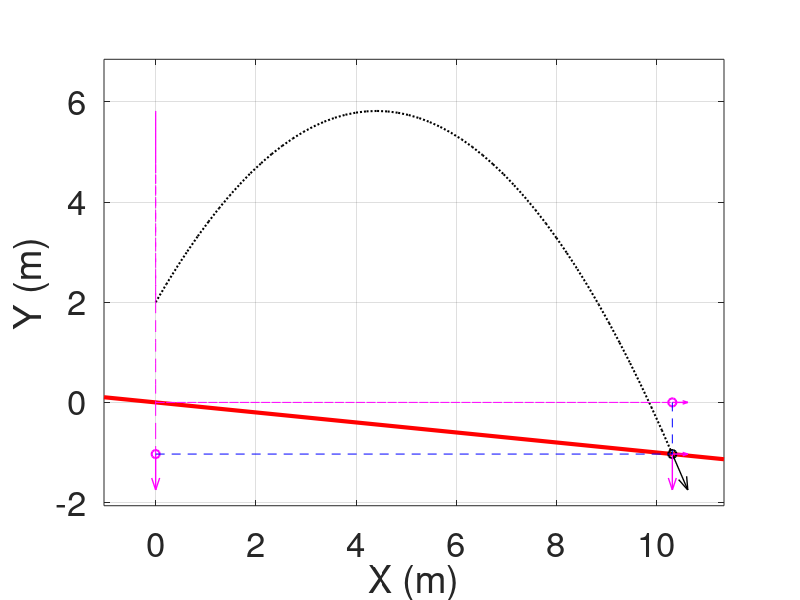

MATLAB code to generate this figure:
% DEMONSTRATING PROJECTILE MOTION WITHOUT AIR RESISTANCE
% units: N, m, s
% the y-axis is upward
% created by: Duc Dao
% Github link: https://github.com/daolongduc/Summer-Project-2023/blob/main/ProjectileMotion/ProjectileMotion_NoAirResistance.m
%================================
clear; % clear all variables, if any
close all; % close all figures, if any
%================================
% INPUTS
g = 9.82; % gravitational acceleration
x0 = 0; y0 = 2; % initial coordinates
v0 = 10; % initial velocity
alpha = +60; % angle between the x-axis and v0 (deg), -90< alpha < 90
%---- the equation of the ground plan is y = ax + b, where:
a = -0.1;
b = 0;
% END OF INPUTS
%================================
% FOR PLOTTING
object_line_thickness = 1.5;
trajectory_line_thickness = 1.5;
velocity_line_thickness = 1.0;
ground_line_thickness = 3.0;
ref_line_thickness = 0.5;
%================================
% PROCESSING
if (alpha > 90) || (alpha <-90) % if alpha is out of (-90,90) then stop
  disp('alpha must belong to [-90;90]');
  return;
end
v0x = v0*cos(alpha*pi/180); % the x-component of v0
v0y = v0*sin(alpha*pi/180); % the y-component of v0
if (v0x == 0) % free fall case
  tm = (v0y + sqrt(v0y^2 - 2*g*(b-y0)))/g; % flying time
else % incline projectile motion
  A = g/2/v0x^2;
  B = v0y/v0x + g*x0/v0x^2 - a;
  C = y0 - v0y/v0x*x0 - g*x0^2/2/v0x^2 - b;
  xm = (B + sqrt(B^2 + 4*A*C))/2/A; % intersection between the ground and the projectile
  tm = (xm - x0)/v0x; % flying time
end
if (~(isreal(tm)) || tm <=0)
  disp('Check initial condition. The object cannot fly!');
  return;
end
t= linspace(0,tm,50); % create a time series which contains 50 instances with a constant interval
x = x0 + v0x*t; % x-coordinate during t
y = y0 + v0y*t - g/2*t.^2; % y-coordinate during t
vx = v0x*ones(1,length(t)); % vx during t
vy = v0y - g*t; % vy during t
%=================================
% PLOTTING
figure; % create a new figure for plotting
%---- Specify the plotting area
maxlength = max(xm-x0,max([y,b])-min([y,b]));
xmin = x0 - 0.1*maxlength; % coordinate limit for defining the plot area
xmax = xm + 0.1*maxlength; % coordinate limit for defining the plot area
ymin = min([y,b])-0.1*maxlength; % coordinate limit for defining the plot area
ymax = max([y,b])+0.1*maxlength; % coordinate limit for defining the plot area
%---- Plot the ground surface
xg = [xmin,xmax]; % the x-coordinate of the ground surface
yg = a*xg + b; % the y-coordinate of the ground surface
plot(xg,yg,'r-','linewidth',ground_line_thickness); % plot ground line
hold 'on'; % do not clear the old objects when a new object is being plotted
%---- Specify the length of the velocity vectors for display
arrowlength = 0.07*max(xmax-xmin,ymax-ymin); % max length of the velocity vector
sf = arrowlength/max(sqrt(vx.^2+vy.^2)); % a scale factor to the velocity
% the above two commands calculate a scale factor (sf) to the velocity such that
% the max length of the velocity vector equals 0.07 times the maximum side of the plotting window.
%---- Plot the projectile at the initial location
plotted_object_in_x = scatter(x(1),0,'m','linewidth',object_line_thickness); % projection of the projectile on the x-axis
plotted_object_in_y = scatter(0,y(1),'m','linewidth',object_line_thickness); % projection of the projectile on the y-axis
plotted_object = scatter(x(1),y(1),'k','linewidth',object_line_thickness); % plot the initial location of the projectile
plotted_vx = quiver(x(1),0,sf*vx(1),0,'m-','linewidth',velocity_line_thickness); % plot the v0x on the x-axis
plotted_vy = quiver(0,y(1),0,sf*vy(1),'m-','linewidth',velocity_line_thickness); % plot the v0y on the y-axis
plotted_ref_x = plot([0,x(1)],[y(1),y(1)],'b--','linewidth',ref_line_thickness); % reference line
plotted_ref_y = plot([x(1),x(1)],[0,y(1)],'b--','linewidth',ref_line_thickness); % reference line
plotted_V = quiver(x(1),y(1),sf*vx(1),sf*vy(1),'k-','linewidth',velocity_line_thickness); % plot the v0 vector
plotted_Vx = quiver(x(1),y(1),sf*vx(1),0,'m-','linewidth',velocity_line_thickness); % plot the v0x on the projectile
plotted_Vy = quiver(x(1),y(1),0,sf*vy(1),'m-','linewidth',velocity_line_thickness); % plot the v0y on the projectile
%---- Add components and configure the plot
xlabel('X (m)'); % the label of the x-axis
ylabel('Y (m)');
grid 'on'; % add grid to the plot
set(gca,'FontSize',25); % set the font size
xlim([xmin,xmax]); % set the plot limits
ylim([ymin,ymax]);
axis equal; % set the same unit on both axes
box 'on'; % add a box to the margins of the plot
pause(3); % pause for 3 seconds
%---- Plot the projectile motion and relevent information
for ix = 2:length(x)
  % delete plotted objects from a previous time instance
  delete(plotted_object);
  delete(plotted_V);
  delete(plotted_Vx);
  delete(plotted_Vy);
  delete(plotted_vx);
  delete(plotted_vy);
  delete(plotted_object_in_x);
  delete(plotted_object_in_y);
  delete(plotted_ref_x);
  delete(plotted_ref_y);
  % plot objects at the current time instance
  plotted_object = scatter(x(ix),y(ix),'k','linewidth',object_line_thickness); % the projectile
  plot(x(ix-1:ix),y(ix-1:ix),'k:','linewidth',trajectory_line_thickness); % the trajectory
  plotted_V = quiver(x(ix),y(ix),sf*vx(ix),sf*vy(ix),'k-','linewidth',velocity_line_thickness); % plot the velocity vector
  plotted_Vx = quiver(x(ix),y(ix),sf*vx(ix),0,'m-','linewidth',velocity_line_thickness); % plot the vx
  plotted_Vy = quiver(x(ix),y(ix),0,sf*vy(ix),'m-','linewidth',velocity_line_thickness); % plot the vy
  plotted_object_in_x = scatter(x(ix),0,'m','linewidth',object_line_thickness); % projection of the projectile on the x-axis
  plotted_object_in_y = scatter(0,y(ix),'m','linewidth',object_line_thickness); % projection of the projectile on the y-axis
  plot([0,0],y(ix-1:ix),'m--','linewidth',ref_line_thickness); % the projection of the trajectory on the y-axis
  plot(x(ix-1:ix),[0,0],'m--','linewidth',ref_line_thickness); % the projection of the trajectory on the x-axis
  plotted_vx = quiver(x(ix),0,sf*vx(ix),0,'m-','linewidth',velocity_line_thickness); % plot the vx on the x-axis
  plotted_vy = quiver(0,y(ix),0,sf*vy(ix),'m-','linewidth',velocity_line_thickness); % plot the vy on the y-axis
  plotted_ref_x = plot([0,x(ix)],[y(ix),y(ix)],'b--','linewidth',ref_line_thickness); % reference line
  plotted_ref_y = plot([x(ix),x(ix)],[0,y(ix)],'b--','linewidth',ref_line_thickness); % reference line
  pause(0.02); % pause 0.01 s for observing
end
